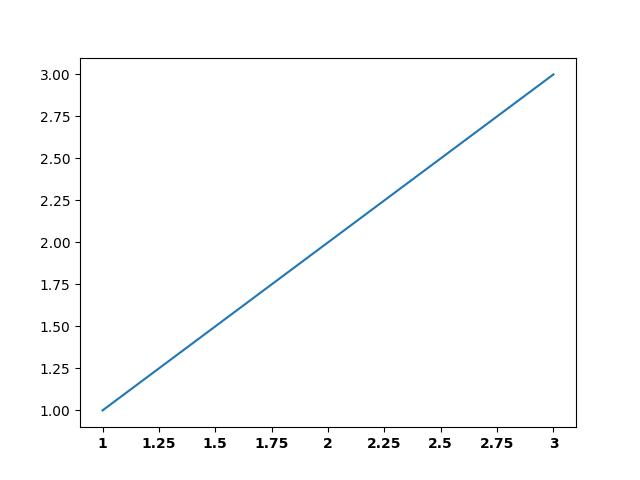

Python code for this plot:
import matplotlib
matplotlib.use("Agg")
import matplotlib.pyplot as plt
import matplotlib.ticker as ticker

fig, ax = plt.subplots()
ax.plot([1, 2, 3], [1, 2, 3])
ax.xaxis.set_major_formatter(ticker.FuncFormatter(lambda x, pos: f"{x:g}"))
for label in ax.get_xticklabels():
    label.set_fontweight("bold")
fig.savefig("test_bold.png")
